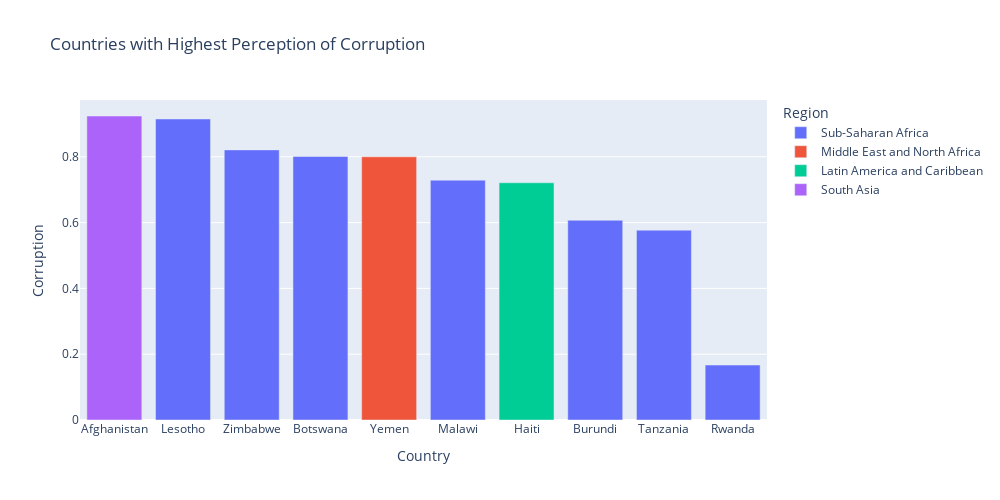

Notebook code cell kept with this figure:
### Markdown cell above
### Countries with Highest Perception of Corruption Bar Plot

### Code cell
country = df2.sort_values(by='perceptions_of_corruption', ascending=False).head(10)

fig = px.bar(
    df2.tail(10),
    x='country',
    y='perceptions_of_corruption',
    title='Countries with Highest Perception of Corruption',
    labels={
        'happiness_score': 'Happiness Score',
        'country': 'Country',
        'healthy_life_expectancy': 'Life Expectancy',
        'regional_indicator': 'Region',
        'perceptions_of_corruption': 'Corruption'
    },
    color='regional_indicator',
    hover_data=['happiness_score', 'regional_indicator']
)
fig.layout.height = 500
fig.layout.width = 1000
fig.update_layout(xaxis={'categoryorder': 'total descending'})
fig.show()

### Figure 1 — Plotly figure (JSON) as saved in the notebook; plotly's stock layout.template omitted (floating-point values rounded to 4 significant figures)
{"data": [{"alignmentgroup": "True", "customdata": [[3.775, "Sub-Saharan Africa"], [3.623, "Sub-Saharan Africa"], [3.6, "Sub-Saharan Africa"], [3.512, "Sub-Saharan Africa"], [3.467, "Sub-Saharan Africa"], [3.415, "Sub-Saharan Africa"], [3.145, "Sub-Saharan Africa"]], "hovertemplate": "Region=%{customdata[1]}<br>Country=%{x}<br>Corruption=%{y}<br>Happiness Score=%{customdata[0]}<extra></extra>", "legendgroup": "Sub-Saharan Africa", "marker": {"color": "#636efa", "pattern": {"shape": ""}}, "name": "Sub-Saharan Africa", "offsetgroup": "Sub-Saharan Africa", "orientation": "v", "showlegend": true, "textposition": "auto", "type": "bar", "x": ["Burundi", "Tanzania", "Malawi", "Lesotho", "Botswana", "Rwanda", "Zimbabwe"], "xaxis": "x", "y": [0.607, 0.577, 0.729, 0.915, 0.801, 0.167, 0.821], "yaxis": "y"}, {"alignmentgroup": "True", "customdata": [[3.658, "Middle East and North Africa"]], "hovertemplate": "Region=%{customdata[1]}<br>Country=%{x}<br>Corruption=%{y}<br>Happiness Score=%{customdata[0]}<extra></extra>", "legendgroup": "Middle East and North Africa", "marker": {"color": "#EF553B", "pattern": {"shape": ""}}, "name": "Middle East and North Africa", "offsetgroup": "Middle East and North Africa", "orientation": "v", "showlegend": true, "textposition": "auto", "type": "bar", "x": ["Yemen"], "xaxis": "x", "y": [0.8], "yaxis": "y"}, {"alignmentgroup": "True", "customdata": [[3.615, "Latin America and Caribbean"]], "hovertemplate": "Region=%{customdata[1]}<br>Country=%{x}<br>Corruption=%{y}<br>Happiness Score=%{customdata[0]}<extra></extra>", "legendgroup": "Latin America and Caribbean", "marker": {"color": "#00cc96", "pattern": {"shape": ""}}, "name": "Latin America and Caribbean", "offsetgroup": "Latin America and Caribbean", "orientation": "v", "showlegend": true, "textposition": "auto", "type": "bar", "x": ["Haiti"], "xaxis": "x", "y": [0.721], "yaxis": "y"}, {"alignmentgroup": "True", "customdata": [[2.523, "South Asia"]], "hovertemplate": "Region=%{customdata[1]}<br>Country=%{x}<br>Corruption=%{y}<br>Happiness Score=%{customdata[0]}<extra></extra>", "legendgroup": "South Asia", "marker": {"color": "#ab63fa", "pattern": {"shape": ""}}, "name": "South Asia", "offsetgroup": "South Asia", "orientation": "v", "showlegend": true, "textposition": "auto", "type": "bar", "x": ["Afghanistan"], "xaxis": "x", "y": [0.924], "yaxis": "y"}], "layout": {"barmode": "relative", "height": 500, "legend": {"title": {"text": "Region"}, "tracegroupgap": 0}, "title": {"text": "Countries with Highest Perception of Corruption"}, "width": 1000, "xaxis": {"anchor": "y", "categoryorder": "total descending", "domain": [0, 1], "title": {"text": "Country"}}, "yaxis": {"anchor": "x", "domain": [0, 1], "title": {"text": "Corruption"}}}}
